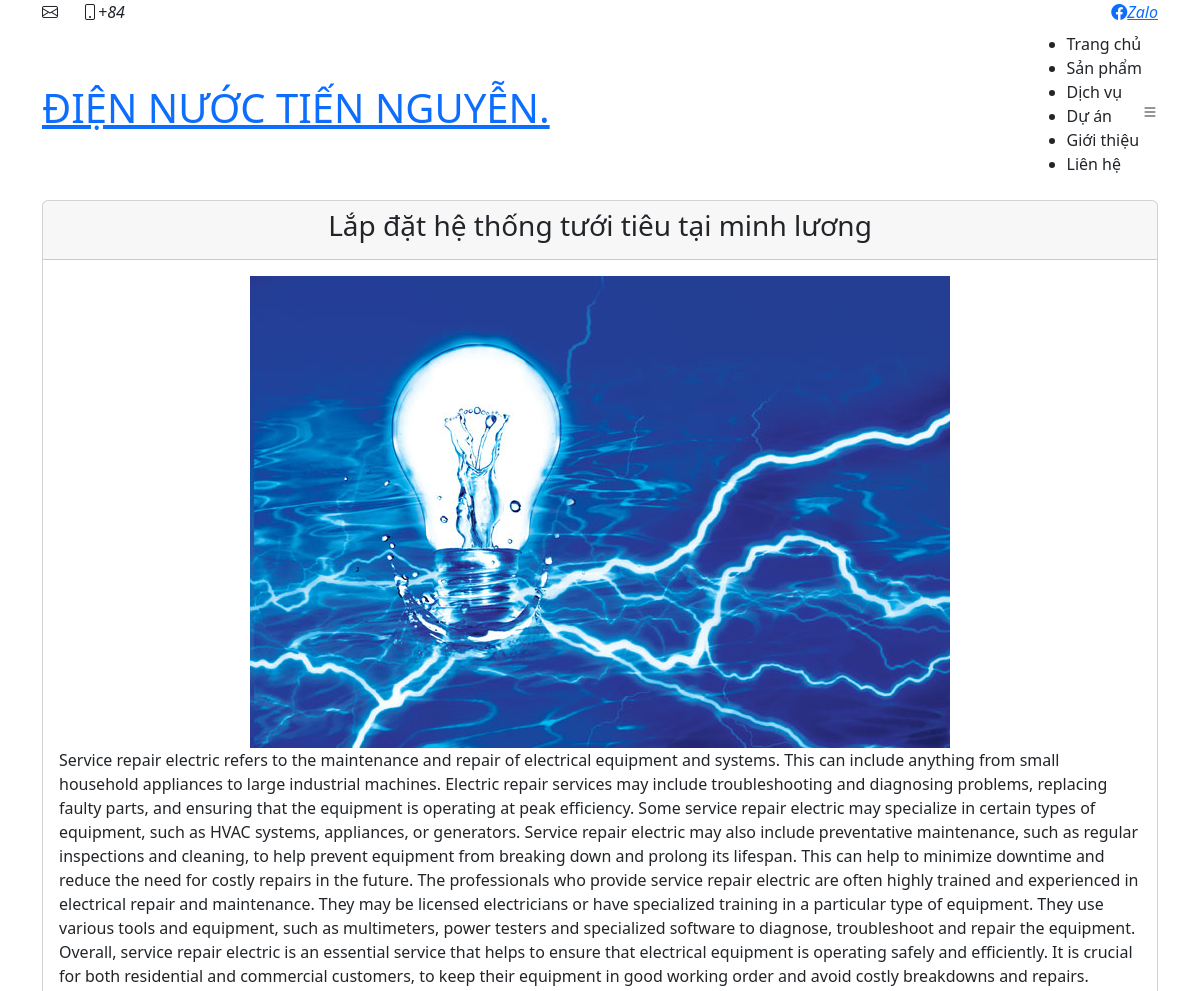
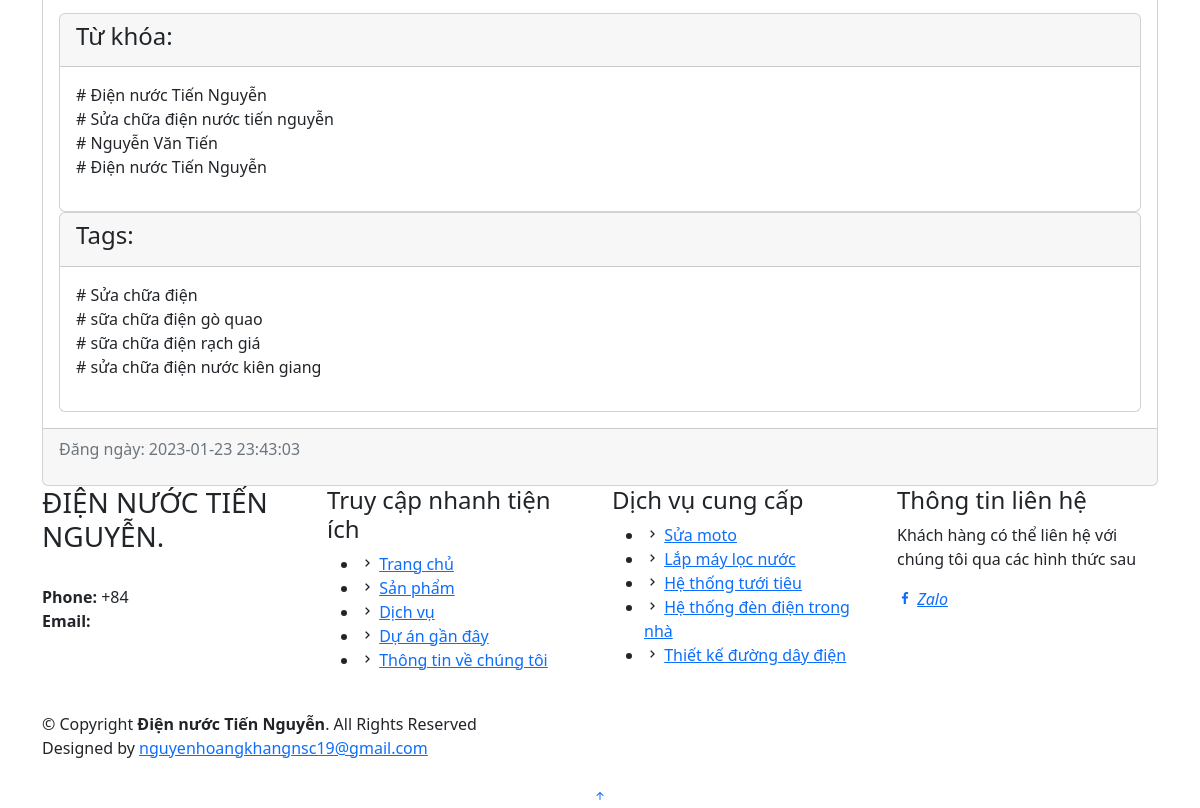
The page /Post/Detail?id_post=26 on the database its author committed (2 pictures, top to bottom).
### tables this page shows
CREATE TABLE `post` (
  `id_post` int NOT NULL,
  `title` varchar(200) NOT NULL,
  `content` mediumtext,
  `timeposted` datetime DEFAULT NULL,
  `views` int DEFAULT NULL,
  `banner` varchar(50) DEFAULT NULL,
  `keywords` varchar(500) DEFAULT NULL,
  `tags` varchar(500) DEFAULT NULL
);

### controllers/Post.php (called while the page is built, shortened)
<?php
	class Post extends Controller{
		public function Detail()
		{
			$part  = explode('?', $_SERVER['REQUEST_URI'] );
			$params = array();
			parse_str($part[1], $params);
			$id_post = isset($params['id_post']) ? $params['id_post'] : UNDEFINEDPARAM;
			$viewModel = new PostModel();
			return $this ->ReturnView($viewModel -> GetDetailPost($id_post), true);
		}
	}
?>

### Base/DbContext.php (called while the page is built, shortened)
<?php
	abstract class DbContext{
		protected $db;
		protected $statement;
		public function __construct()
		{
			$this -> db = new PDO("mysql:host=".DB_HOST.";dbname=".DB_NAME,DB_USER,DB_PASS);
		}
		public function query($query)
		{
			$this->statement = $this->db->prepare($query);
		}
		public function bind($param, $value, $type=null)
		{
			if(is_null($type))
			{
				switch(true)
				{
					case is_int($value):
							$type = PDO::PARAM_INT;
							break;
					default:
						$type = PDO::PARAM_STR;
				}
			}
			$this ->statement ->bindValue($param, $value,$type);
		}
		public function execute()
		{
			$this ->statement-> execute();
			return $this ->statement ->errorCode();
		}
		public function single()
		{
			$this -> execute();
			return $this ->statement->fetch(PDO::FETCH_ASSOC);
		}
}
?>

### models/PostModel.php (called while the page is built, shortened)
<?php
	class PostModel extends DbContext{
		public function GetDetailPost($id_post)
		{
			$sql = "SELECT * FROM `post` WHERE id_post = :id_post;";
			$this ->query($sql);
			$this -> bind(':id_post', $id_post);
			$result = $this->single();
			$this->bind(':view',++$result['views']);
			return $result;
		}
	}
?>

### views/Post/detail.php (the view, shortened to what this page needs)
<div class="container">
  <div class="card">
    <div class="card-header  d-flex justify-content-center">
      <h3><?php echo $viewModel['title']?></h3>
    </div>
    <div class="card-body">
      <img src="../assets/img/post/<?php echo $viewModel['banner']?>" class="img-fluid  mx-auto d-block">
      <p class="card-text"><?php echo $viewModel['content']?></p>
      <div class="card">
        <div class="card-header">
          <h4>Từ khóa:</h4>
        </div>
        <div class="card-body">
          <ul class="list-unstyled">
            <?php
              $keywords = explode( ';', $viewModel['keywords']);
              $tags =  explode(';',$viewModel['tags']);
            ?>
           <?php foreach ($keywords as $item): ?>
              <li># <?php echo $item; ?></li>
            <?php endforeach ?>
          </ul>
        </div>
      </div>
      <div class="card">
        <div class="card-header">
          <h4>Tags:</h4>
        </div>
        <div class="card-body">
          <ul class="list-unstyled">
             <?php foreach ($tags as $item): ?>
              <li># <?php echo $item; ?></li>
            <?php endforeach ?>
          </ul>
        </div>
      </div>
    </div>
    <div class="card-footer">
      <p class="text-muted">Đăng ngày: <?php echo $viewModel['timeposted']?> </p>
    </div>
  </div>
</div>

### rows shown on the page
post: title "Lắp đặt hệ thống tưới tiêu tại minh lương", banner (picture), content "Service repair electric refers to the maintenance and repair of electrical equipment and systems. This can include anything from small household appliances to large industrial machines. Electric repair services may include troubleshooting and diagnosing problems, replacing faulty parts, and ensuring that the equipment is operating at peak efficiency. Some service repair electric may specialize in certain types of equipment, such as HVAC systems, appliances, or generators. Service repair electric may also include preventative maintenance, such as regular inspections and cleaning, to help prevent equipment from breaking down and prolong its lifespan. This can help to minimize downtime and…", keywords "Điện nước Tiến Nguyễn", keywords "Sửa chữa điện nước tiến nguyễn", keywords "Nguyễn Văn Tiến", tags "Sửa chữa điện", tags "sữa chữa điện gò quao", tags "sữa chữa điện rạch giá", tags "sửa chữa điện nước kiên giang", timeposted "2023-01-23 23:43:03"
